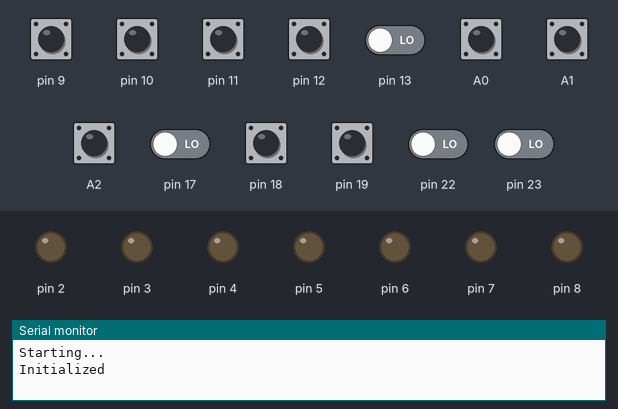
The sketch below on a simulated Arduino Nano, built with avr-gcc and run on an emulated ATmega328P. On the bench: output pins drawn as LEDs (lit = HIGH), the last lines printed to the serial monitor. The test bench sets the inputs (shaded band); at power-on: A0–2, pin 9–12, pin 18, pin 19 HIGH, pin 13, pin 17, pin 22, pin 23 LOW.

Above: at 1.2 s.
1.3 s: pin 9 pulled LOW for 0.15 s
At 2.5 s:
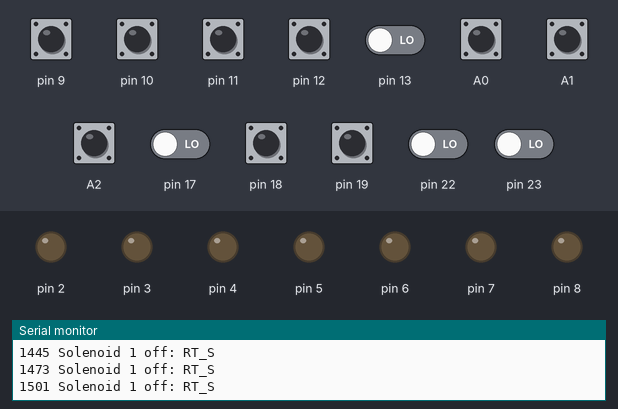
2.9 s: pin 10 pulled LOW for 0.15 s
At 3.8 s:
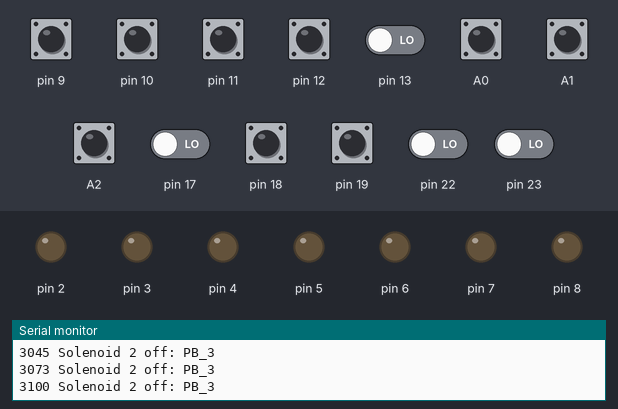
4.5 s: pin 11 pulled LOW for 0.15 s
At 5.0 s:
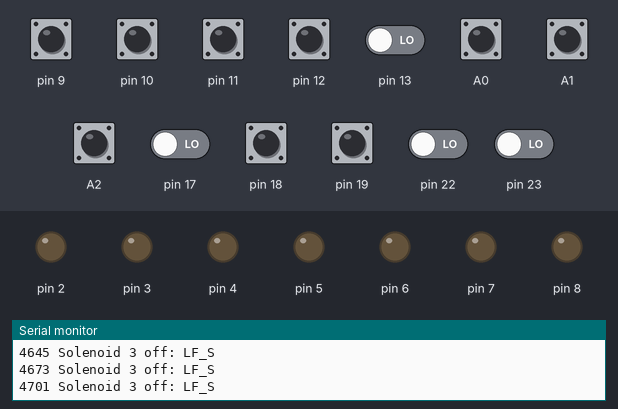
6.1 s: A0 pulled LOW for 0.15 s
At 7.3 s:
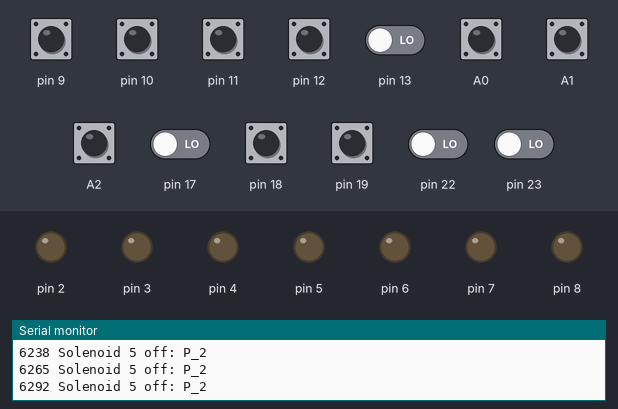
7.7 s: pin 12 pulled LOW for 0.15 s
At 8.7 s:
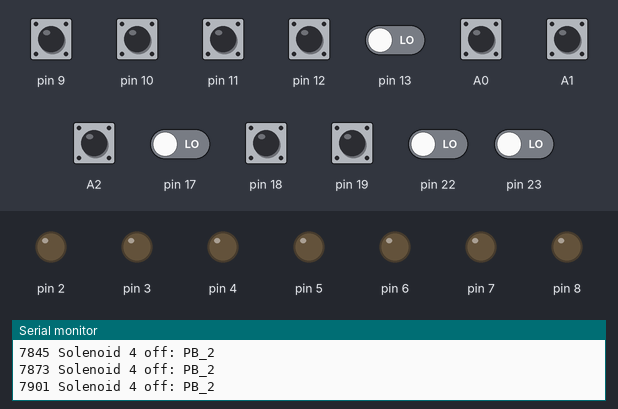
9.3 s: pin 9 driven LOW and pin 10 driven LOW
At 9.9 s:
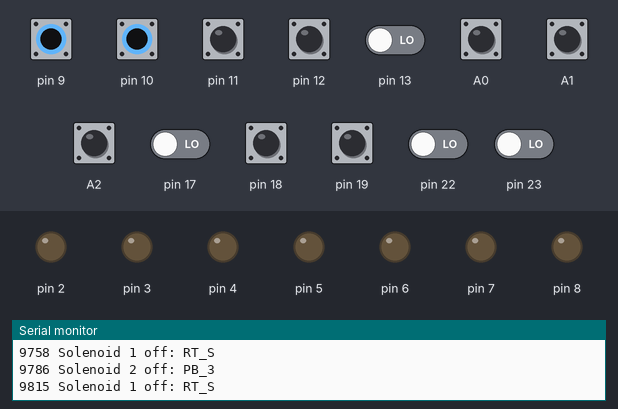
Timing chart, 0 to 11.8 s (numbered marks = the images above; inputs shaded):
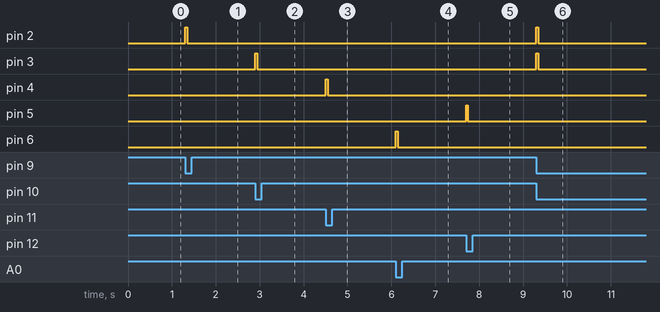

The sketch:

main_solenoid.ino
```cpp
/*
 *  Pinball Solenoid-Side Main Code for Arduino Nano
 *  Mike Hilton, Eckerd College
 *
 *  This program implements the solenoid side of the pinball machine,
 *  which is controlled by an Arduino Nano. There are eight possible
 *  solenoid actuators, each with an associated switch.  When a switch
 *  is closed, the associated solenoid fires.

 *
 *  This Arduino is configured as an I2C slave and the Scoring Arduino
 *  is the I2C master.  This Arduino sends the switch state information
 *  to the master.
 */

// If DEBUG is defined, debug messages will be printed to the serial monitor.
#define DEBUG

#include "main_solenoid.h"


// The drop-down target resetting variables
int dropDownIsLow1 = 0;              // set to 1 if the drop-down target is currently down
unsigned long dropDownExpiration1;   // time when drop-down target should be reset
#define DropDownDelay1 30e3          // length of time to leave target down (milliseconds)

int dropDownIsLow2 = 0;              // set to 1 if the drop-down target is currently down
unsigned long dropDownExpiration2;   // time when drop-down target should be reset
#define DropDownDelay2 30e3          // length of time to leave target down (milliseconds)

// Debounced switch class
#include "Debounce.h"

 // I2C communication info
#include <Wire.h>
#define I2C_MY_ADDRESS 8

#ifdef Solenoid1
#define SolenoidMask1 B00000100    // I/O pin D2,   Port D, pin 5 on Nano
#define SwitchMask1   B00000010    // I/O pin D9,  Port B, pin 12 on Nano
Debounce *switch1;                 // debounced switch; state() = 1 if pressed, 0 if not pressed
int IsFiring1;                     // 1 if solenoid is firing, 0 if not
unsigned long ExpirationTime1;     // time when firing should stop
// debounce delay for switch (milliseconds)
#ifndef Delay1
#define Delay1 4
#endif
// duration of solenoid firing, in milliseconds
#ifndef FiringDuration1
#define FiringDuration1 ((unsigned long) 40)
#endif
// state change ignore window for switch (milliseconds)
#ifndef IgnoreWindow1
#define IgnoreWindow1 40
#endif
#endif // Solenoid1

#ifdef Solenoid2
#define SolenoidMask2 B00001000    // I/O pin D3,   Port D, pin 6 on Nano
#define SwitchMask2   B00000100    // I/O pin D10,  Port B, pin 13 on Nano
Debounce *switch2;                 // debounced switch; state() = 1 if pressed, 0 if not pressed
int IsFiring2;                     // 1 if solenoid is firing, 0 if not
unsigned long ExpirationTime2;     // time when firing should stop
// debounce delay for switch (milliseconds)
#ifndef Delay2
#define Delay2 4
#endif
// duration of solenoid firing, in milliseconds
#ifndef FiringDuration2
#define FiringDuration2 ((unsigned long) 40)
#endif
// state change ignore window for switch (milliseconds)
#ifndef IgnoreWindow2
#define IgnoreWindow2 40
#endif
#endif // Solenoid2

#ifdef Solenoid3
#define SolenoidMask3 B00010000    // I/O pin D4,   Port D, pin 7 on Nano
#define SwitchMask3   B00001000    // I/O pin D11,  Port B, pin 14 on Nano
Debounce *switch3;                 // debounced switch; state() = 1 if pressed, 0 if not pressed
int IsFiring3;                     // 1 if solenoid is firing, 0 if not
unsigned long ExpirationTime3;     // time when firing should stop
// debounce delay for switch (milliseconds)
#ifndef Delay3
#define Delay3 4
#endif
// duration of solenoid firing, in milliseconds
#ifndef FiringDuration3
#define FiringDuration3 ((unsigned long) 40)
#endif
// state change ignore window for switch (milliseconds)
#ifndef IgnoreWindow3
#define IgnoreWindow3 40
#endif
#endif // Solenoid3

#ifdef Solenoid4
#define SolenoidMask4 B00100000    // I/O pin D5,   Port D, pin 8 on Nano
#define SwitchMask4   B00010000    // I/O pin D12,  Port B, pin 15 on Nano
Debounce *switch4;                 // debounced switch; state() = 1 if pressed, 0 if not pressed
int IsFiring4;                     // 1 if solenoid is firing, 0 if not
unsigned long ExpirationTime4;     // time when firing should stop
// debounce delay for switch (milliseconds)
#ifndef Delay4
#define Delay4 4
#endif
// duration of solenoid firing, in milliseconds
#ifndef FiringDuration4
#define FiringDuration4 ((unsigned long) 40)
#endif
// state change ignore window for switch (milliseconds)
#ifndef IgnoreWindow4
#define IgnoreWindow4 40
#endif
#endif // Solenoid4

#ifdef Solenoid5
#define SolenoidMask5 B01000000    // I/O pin D6,   Port D, pin 9 on Nano
#define SwitchMask5   B00000001    // I/O pin A0,   Port C, pin 19 on Nano
Debounce *switch5;                 // debounced switch; state() = 1 if pressed, 0 if not pressed
int IsFiring5;                     // 1 if solenoid is firing, 0 if not
unsigned long ExpirationTime5;     // time when firing should stop
// debounce delay for switch (milliseconds)
#ifndef Delay5
#define Delay5 4
#endif
// duration of solenoid firing, in milliseconds
#ifndef FiringDuration5
#define FiringDuration5 ((unsigned long) 40)
#endif
// state change ignore window for switch (milliseconds)
#ifndef IgnoreWindow5
#define IgnoreWindow5 40
#endif
#endif // Solenoid5

#ifdef Solenoid6
#define SolenoidMask6 B10000000    // I/O pin D7,   Port D, pin 10 on Nano
#define SwitchMask6   B00000010    // I/O pin A1,   Port C, pin 20 on Nano
Debounce *switch6;                 // debounced switch; state() = 1 if pressed, 0 if not pressed
int IsFiring6;                     // 1 if solenoid is firing, 0 if not
unsigned long ExpirationTime6;     // time when firing should stop
// debounce delay for switch (milliseconds)
#ifndef Delay6
#define Delay6 4
#endif
// duration of solenoid firing, in milliseconds
#ifndef FiringDuration6
#define FiringDuration6 ((unsigned long) 40)
#endif
// state change ignore window for switch (milliseconds)
#ifndef IgnoreWindow6
#define IgnoreWindow6 40
#endif
#endif // Solenoid6

#ifdef Solenoid7
#define SolenoidMask7 B00000001    // I/O pin D8,   Port B, pin 11 on Nano
#define SwitchMask7   B00000100    // I/O pin A2,   Port C, pin 21 on Nano
Debounce *switch7;                 // debounced switch; state() = 1 if pressed, 0 if not pressed
int IsFiring7;                     // 1 if solenoid is firing, 0 if not
unsigned long ExpirationTime7;     // time when firing should stop
// debounce delay for switch (milliseconds)
#ifndef Delay7
#define Delay7 4
#endif
// duration of solenoid firing, in milliseconds
#ifndef FiringDuration7
#define FiringDuration7 ((unsigned long) 40)
#endif
// state change ignore window for switch (milliseconds)
#ifndef IgnoreWindow7
#define IgnoreWindow7 40
#endif
#endif // Solenoid7

#ifdef Solenoid8
#define SolenoidMask8 B00100000    // I/O pin D13,  Port B, pin 16 on Nano
#define SwitchMask8   B00001000    // I/O pin A3,   Port C, pin 22 on Nano
Debounce *switch8;                 // debounced switch; state() = 1 if pressed, 0 if not pressed
int IsFiring8;                     // 1 if solenoid is firing, 0 if not
unsigned long ExpirationTime8;     // time when firing should stop
// debounce delay for switch (milliseconds)
#ifndef Delay8
#define Delay8 4
#endif
// duration of solenoid firing, in milliseconds
#ifndef FiringDuration8
#define FiringDuration8 ((unsigned long) 40)
#endif
// state change ignore window for switch (milliseconds)
#ifndef IgnoreWindow8
#define IgnoreWindow8 40
#endif
#endif // Solenoid8


void setup() {
#ifdef DEBUG
  Serial.begin(9600);
  Serial.println("Starting...");
#endif

#ifdef Solenoid1
  pinMode(2, OUTPUT);
  digitalWrite(2, LOW);
  pinMode(9, INPUT_PULLUP);
  switch1 = new Debounce(Delay1, IgnoreWindow1);
#endif

#ifdef Solenoid2
  pinMode(3, OUTPUT);
  digitalWrite(3, LOW);
  pinMode(10, INPUT_PULLUP);
  switch2 = new Debounce(Delay2, IgnoreWindow2);
#endif

#ifdef Solenoid3
  pinMode(4, OUTPUT);
  digitalWrite(4, LOW);
  pinMode(11, INPUT_PULLUP);
  switch3 = new Debounce(Delay3, IgnoreWindow3);
#endif

#ifdef Solenoid4
  pinMode(5, OUTPUT);
  digitalWrite(5, LOW);
  pinMode(12, INPUT_PULLUP);
  switch4 = new Debounce(Delay4, IgnoreWindow4);
#endif

#ifdef Solenoid5
  pinMode(6, OUTPUT);
  digitalWrite(6, LOW);
  pinMode(A0, INPUT_PULLUP);
  switch5 = new Debounce(Delay5, IgnoreWindow5);
#endif

#ifdef Solenoid6
  pinMode(7, OUTPUT);
  digitalWrite(7, LOW);
  pinMode(A1, INPUT_PULLUP);
  switch6 = new Debounce(Delay6, IgnoreWindow6);
#endif

#ifdef Solenoid7
  pinMode(8, OUTPUT);
  digitalWrite(8, LOW);
  pinMode(A2, INPUT_PULLUP);
  switch7 = new Debounce(Delay7, IgnoreWindow7);
#endif

#ifdef Solenoid8
  pinMode(13, OUTPUT);
  digitalWrite(13, LOW);
  pinMode(A3, INPUT_PULLUP);
  switch8 = new Debounce(Delay8, IgnoreWindow8);
#endif

  // configure the I2C communications channel
  Wire.begin(I2C_MY_ADDRESS);
  Wire.onRequest(I2C_RequestEvent);

#ifdef DEBUG
  Serial.println("Initialized");
#endif
}


void readSwitches() {
#ifdef Solenoid1
  switch1->update((PINB & SwitchMask1) == 0, millis());
#endif
#ifdef Solenoid2
  switch2->update((PINB & SwitchMask2) == 0, millis());
#endif
#ifdef Solenoid3
  switch3->update((PINB & SwitchMask3) == 0, millis());
#endif
#ifdef Solenoid4
  switch4->update((PINB & SwitchMask4) == 0, millis());
#endif
#ifdef Solenoid5
  switch5->update((PINC & SwitchMask5) == 0, millis());
#endif
#ifdef Solenoid6
  switch6->update((PINC & SwitchMask6) == 0, millis());
#endif
#ifdef Solenoid7
  switch7->update((PINC & SwitchMask7) == 0, millis());
#endif
#ifdef Solenoid8
  switch8->update((PINC & SwitchMask8) == 0, millis());
#endif
}

void loop() {
  unsigned long _millis;

  readSwitches();

#ifdef Solenoid1
  _millis = millis();
  // Solenoids are fired for a specific duration when a switch is first activated.
  if (IsFiring1) {
    if (ExpirationTime1 < _millis) {
      // turn off the solenoid
      PORTD &= ~SolenoidMask1;
      // prevent the solenoid from firing again until the switch is released
      if (switch1->state() == 0) IsFiring1 = 0;
#ifdef DEBUG
      Serial.print(_millis);
      Serial.print(" Solenoid 1 off: ");
      Serial.println(Solenoid1);
#endif
    }
  } else if (switch1->state() == 1 && !switch1->isIgnoring(_millis)) {
    // turn on the solenoid
    PORTD |= SolenoidMask1;
    ExpirationTime1 = _millis + FiringDuration1;
    IsFiring1 = 1;
#ifdef DEBUG
    Serial.print(_millis);
    Serial.print(" Solenoid 1 firing: ");
    Serial.println(Solenoid1);
#endif
  }
#endif // Solenoid1

#ifdef Solenoid2
  _millis = millis();
  // Solenoids are fired for a specific duration when a switch is first activated.
  if (IsFiring2) {
    if (ExpirationTime2 < _millis) {
      // turn off the solenoid
      PORTD &= ~SolenoidMask2;
      // prevent the solenoid from firing again until the switch is released
      if (switch2->state() == 0) IsFiring2 = 0;
#ifdef DEBUG
      Serial.print(_millis);
      Serial.print(" Solenoid 2 off: ");
      Serial.println(Solenoid2);
#endif
    }
  } else if (switch2->state() == 1 && !switch2->isIgnoring(_millis)) {
    // turn on the solenoid
    PORTD |= SolenoidMask2;
    ExpirationTime2 = _millis + FiringDuration2;
    IsFiring2 = 1;
#ifdef DEBUG
    Serial.print(_millis);
    Serial.print(" Solenoid 2 firing: ");
    Serial.println(Solenoid2);
#endif
  }
#endif // Solenoid2

#ifdef Solenoid3
  _millis = millis();
  // Solenoids are fired for a specific duration when a switch is first activated.
  if (IsFiring3) {
    if (ExpirationTime3 < _millis) {
      // turn off the solenoid
      PORTD &= ~SolenoidMask3;
      // prevent the solenoid from firing again until the switch is released
      if (switch3->state() == 0) IsFiring3 = 0;
#ifdef DEBUG
      Serial.print(_millis);
      Serial.print(" Solenoid 3 off: ");
      Serial.println(Solenoid3);
#endif
    }
  } else if (switch3->state() == 1 && !switch3->isIgnoring(_millis)) {
    // turn on the solenoid
    PORTD |= SolenoidMask3;
    ExpirationTime3 = _millis + FiringDuration3;
    IsFiring3 = 1;
#ifdef DEBUG
    Serial.print(_millis);
    Serial.print(" Solenoid 3 firing: ");
    Serial.println(Solenoid3);
#endif
  }
#endif // Solenoid3

#ifdef Solenoid4
  _millis = millis();
  // Solenoids are fired for a specific duration when a switch is first activated.
  if (IsFiring4) {
    if (ExpirationTime4 < _millis) {
      // turn off the solenoid
      PORTD &= ~SolenoidMask4;
      // prevent the solenoid from firing again until the switch is released
      if (switch4->state() == 0) IsFiring4 = 0;
#ifdef DEBUG
      Serial.print(_millis);
      Serial.print(" Solenoid 4 off: ");
      Serial.println(Solenoid4);
#endif
    }
  } else if (switch4->state() == 1 && !switch4->isIgnoring(_millis)) {
    // turn on the solenoid
    PORTD |= SolenoidMask4;
    ExpirationTime4 = _millis + FiringDuration4;
    IsFiring4 = 1;
#ifdef DEBUG
    Serial.print(_millis);
    Serial.print(" Solenoid 4 firing: ");
    Serial.println(Solenoid4);
#endif
  }
#endif // Solenoid4

#ifdef Solenoid5
  _millis = millis();
  // Solenoids are fired for a specific duration when a switch is first activated.
  if (IsFiring5) {
    if (ExpirationTime5 < _millis) {
      // turn off the solenoid
      PORTD &= ~SolenoidMask5;
      // prevent the solenoid from firing again until the switch is released
      if (switch5->state() == 0) IsFiring5 = 0;
#ifdef DEBUG
      Serial.print(_millis);
      Serial.print(" Solenoid 5 off: ");
      Serial.println(Solenoid5);
#endif
    }
  } else if (switch5->state() == 1 && !switch5->isIgnoring(_millis)) {
    // turn on the solenoid
    PORTD |= SolenoidMask5;
    ExpirationTime5 = _millis + FiringDuration5;
    IsFiring5 = 1;
#ifdef DEBUG
    Serial.print(_millis);
    Serial.print(" Solenoid 5 firing: ");
    Serial.println(Solenoid5);
#endif
  }
#endif // Solenoid5

#ifdef Solenoid6
  // THIS IS A DROP-DOWN TARGET
  if (switch6->state() == 1 && dropDownIsLow1 == 0) {
    // begin the delay period
    dropDownIsLow1 = 1;
    dropDownExpiration1 = millis() + DropDownDelay1;
  }
  if (dropDownIsLow1 == 1 && dropDownExpiration1 < millis()) {
    // reset the drop-down
    _millis = millis();
    // Solenoids are fired for a specific duration when a switch is first activated.
    if (IsFiring6) {
      if (ExpirationTime6 < _millis) {
        dropDownIsLow1 = 0;

        // turn off the solenoid
        PORTD &= ~SolenoidMask6;
        // prevent the solenoid from firing again until the switch is released
        if (switch6->state() == 0) IsFiring6 = 0;
  #ifdef DEBUG
        Serial.print(_millis);
        Serial.print(" Solenoid 6 off: ");
        Serial.println(Solenoid6);
  #endif
      }
    } else if (switch6->state() == 1 && !switch6->isIgnoring(_millis)) {
      // turn on the solenoid
      PORTD |= SolenoidMask6;
      ExpirationTime6 = _millis + FiringDuration6;
      IsFiring6 = 1;
  #ifdef DEBUG
      Serial.print(_millis);
      Serial.print(" Solenoid 6 firing: ");
      Serial.println(Solenoid6);
  #endif
    }
  }
#endif // Solenoid6

#ifdef Solenoid7
  // THIS IS A DROP-DOWN TARGET
  if (switch7->state() == 1 && dropDownIsLow2 == 0) {
    // begin the delay period
    dropDownIsLow2 = 1;
    dropDownExpiration2 = millis() + DropDownDelay2;
  }
  if (dropDownIsLow2 == 1 && dropDownExpiration2 < millis()) {
    // reset the drop-down target
    _millis = millis();
    // Solenoids are fired for a specific duration when a switch is first activated.
    if (IsFiring7) {
      if (ExpirationTime7 < _millis) {
        dropDownIsLow2 = 0;

        // turn off the solenoid
        PORTB &= ~SolenoidMask7;
        // prevent the solenoid from firing again until the switch is released
        if (switch7->state() == 0) IsFiring7 = 0;
  #ifdef DEBUG
        Serial.print(_millis);
        Serial.print(" Solenoid 7 off: ");
        Serial.println(Solenoid7);
  #endif
      }
    } else if (switch7->state() == 1 && !switch7->isIgnoring(_millis)) {
      // turn on the solenoid
      PORTB |= SolenoidMask7;
      ExpirationTime7 = _millis + FiringDuration7;
      IsFiring7 = 1;
  #ifdef DEBUG
      Serial.print(_millis);
      Serial.print(" Solenoid 7 firing: ");
      Serial.println(Solenoid7);
  #endif
    }
  }
#endif // Solenoid7

#ifdef Solenoid8
  _millis = millis();
  // Solenoids are fired for a specific duration when a switch is first activated.
  if (IsFiring8) {
    if (ExpirationTime8 < _millis) {
      // turn off the solenoid
      PORTB &= ~SolenoidMask8;
      // prevent the solenoid from firing again until the switch is released
      if (switch8->state() == 0) IsFiring8 = 0;
#ifdef DEBUG
      Serial.print(_millis);
      Serial.print(" Solenoid 8 off: ");
      Serial.println(Solenoid8);
#endif
    }
  } else if (switch8->state() == 1 && !switch8->isIgnoring(_millis)) {
    // turn on the solenoid
    PORTB |= SolenoidMask8;
    ExpirationTime8 = _millis + FiringDuration8;
    IsFiring8 = 1;
#ifdef DEBUG
    Serial.print(_millis);
    Serial.print(" Solenoid 8 firing: ");
    Serial.println(Solenoid8);
#endif
  }
#endif // Solenoid8

#ifdef DEBUG
  writeSwitchesToSerial();
#endif
}


void I2C_RequestEvent(){
  // The I2C master (the scoring computer) sent a request for the
  // current switch settings.  Pack the switch settings into one
  // byte of data and write it onto the I2C wire.

  byte data = 0;

  // bitwise OR together the switch values that have not previously been
  // sent to the scoring computer
#ifdef Solenoid1
  if (switch1->state() && !switch1->serviced) {
    data |= 1;
    switch1->serviced = true;
  }
#endif
#ifdef Solenoid2
  if (switch2->state() && !switch2->serviced) {
    data |= 2;
    switch2->serviced = true;
  }
#endif
#ifdef Solenoid3
  if (switch3->state() && !switch3->serviced) {
    data |= 4;
    switch3->serviced = true;
  }
#endif
#ifdef Solenoid4
  if (switch4->state() && !switch4->serviced) {
    data |= 8;
    switch4->serviced = true;
  }
#endif
#ifdef Solenoid5
  if (switch5->state() && !switch5->serviced) {
    data |= 16;
    switch5->serviced = true;
  }
#endif
#ifdef Solenoid6
  if (switch6->state() && !switch6->serviced) {
    data |= 32;
    switch6->serviced = true;
  }
#endif
#ifdef Solenoid7
  if (switch7->state() && !switch7->serviced) {
    data |= 64;
    switch7->serviced = true;
  }
#endif
#ifdef Solenoid8
  if (switch8->state() && !switch8->serviced) {
    data |= 128;
    switch8->serviced = true;
  }
#endif

  // send the data to the scoring computer
  Wire.write(&data, 1);
}


void writeSwitchesToSerial() {
  static String previous = "";
  String s = "";

#ifdef Solenoid1
  if (switch1->state()) s = s + " " + Solenoid1;
#endif
#ifdef Solenoid2
  if (switch2->state()) s = s + " " + Solenoid2;
#endif
#ifdef Solenoid3
  if (switch3->state()) s = s + " " + Solenoid3;
#endif
#ifdef Solenoid4
  if (switch4->state()) s = s + " " + Solenoid4;
#endif
#ifdef Solenoid5
  if (switch5->state()) s = s + " " + Solenoid5;
#endif
#ifdef Solenoid6
  if (switch6->state()) s = s + " " + Solenoid6;
#endif
#ifdef Solenoid7
  if (switch7->state()) s = s + " " + Solenoid7;
#endif
#ifdef Solenoid8
  if (switch8->state()) s = s + " " + Solenoid8;
#endif

  if (previous != s) {
#ifdef DEBUG
    Serial.println(s);
#endif
  }
  previous = s;
}
```

Source omitted: Debounce.cpp (2868 bytes), Debounce.h (1569 bytes), main_solenoid.h (625 bytes)

Measured:
- after the input at 1.3 s, pin 2: LOW → HIGH at once, → LOW 0.04 s later
- after the input at 2.9 s, pin 3: LOW → HIGH at once, → LOW 0.04 s later
- after the input at 4.5 s, pin 4: LOW → HIGH at once, → LOW 0.04 s later
- after the input at 6.1 s, pin 6: LOW → HIGH at once, → LOW 0.04 s later
- after the input at 7.7 s, pin 5: LOW → HIGH at once, → LOW 0.04 s later
- after the input at 9.3 s, pin 2, pin 3: LOW → HIGH at once, → LOW 0.04 s later
